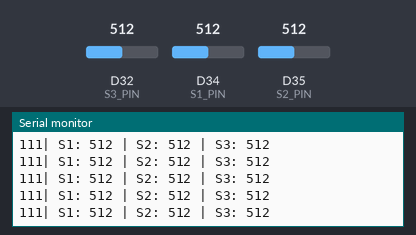
Simulated run of this sketch. Board: Arduino Due. On the bench: the last lines printed to the serial monitor. The inputs (shaded band) are chosen by the test bench; at power-on: D32 (S3_PIN) = 512, D34 (S1_PIN) = 512, D35 (S2_PIN) = 512 (analog values on the 0–1023 scale).

Above: at 1.2 s.
1.3 s: D32 (S3_PIN) set to 716
At 1.31 s:
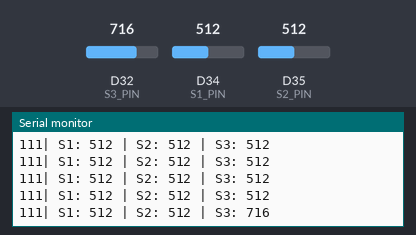
2.8 s: D34 (S1_PIN) set to 716
At 2.82 s:
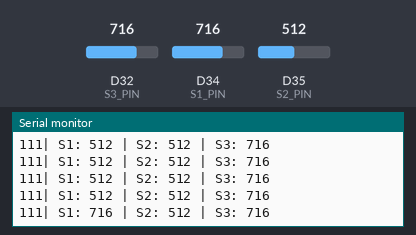
4.3 s: D35 (S2_PIN) set to 716
At 4.33 s:
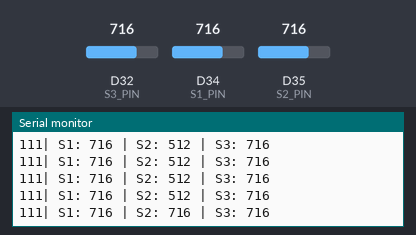
5.8 s: D32 (S3_PIN) set to 900
At 5.84 s:
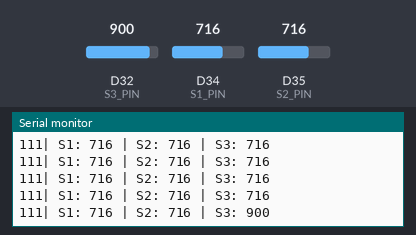
7.3 s: D34 (S1_PIN) set to 900
At 7.35 s:
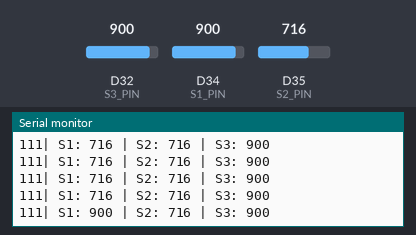
8.8 s: D35 (S2_PIN) set to 900
At 8.85 s:
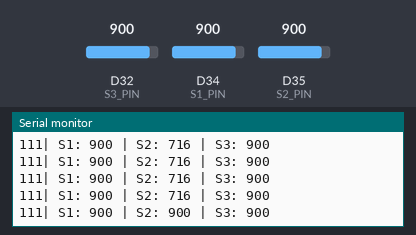
Timing chart, 0 to 11.3 s (numbered marks = the images above; inputs shaded):
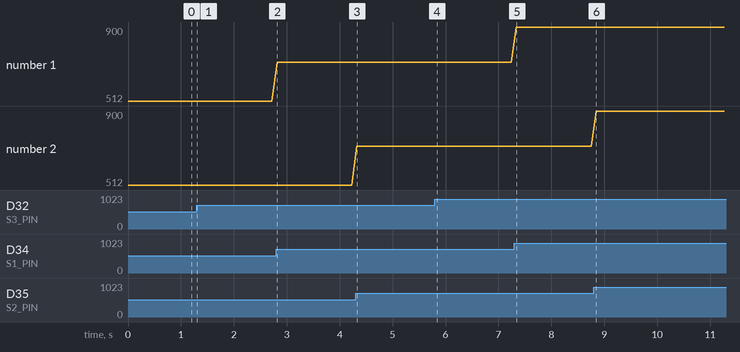

Measured:
- after the input at 1.3 s, the serial monitor: prints a new line at once (image 1)
- after the input at 2.8 s, the serial monitor: prints a new line at once (image 2)
- after the input at 4.3 s, the serial monitor: prints a new line at once (image 3)
- after the input at 5.8 s, the serial monitor: prints a new line at once (image 4)
- after the input at 7.3 s, the serial monitor: prints a new line at once (image 5)
- after the input at 8.8 s, the serial monitor: prints a new line after 0.05 s (image 6)

The sketch:

3_pressure_sensors.ino
```cpp
#include <Arduino.h>

// constants
const int res = 10;

// pins
#define S1_PIN 34
#define S2_PIN 35
#define S3_PIN 32

void setup() {
  // put your setup code here, to run once:
  Serial.begin(9600);
  analogReadResolution(res);
  pinMode(S1_PIN,INPUT);
  pinMode(S2_PIN,INPUT);
  pinMode(S3_PIN,INPUT);

}

void loop() {
  // put your main code here, to run repeatedly:
  int sensor1_reading = analogRead(S1_PIN);
  int sensor2_reading = analogRead(S2_PIN);
  int sensor3_reading = analogRead(S3_PIN);

  std::array<int,3> raw = {sensor1_reading,sensor2_reading,sensor3_reading};
  std::array<int,3> binary;
  for(int i=0; i < 5; i++) {
    if (raw[i] >= 150) {
      binary[i] = 1;
    }
    else {
      binary[i] = 0;
    }
  }


  // float s1_voltage = ((float)sensor1_reading*5/(2^res-1));
  Serial.print(String(binary[0])+String(binary[1])+String(binary[2])+"| ");
  Serial.println("S1: " + String(sensor1_reading) + " | S2: " + String(sensor2_reading) + " | S3: " + String(sensor3_reading));

  delay(100);
}
```
